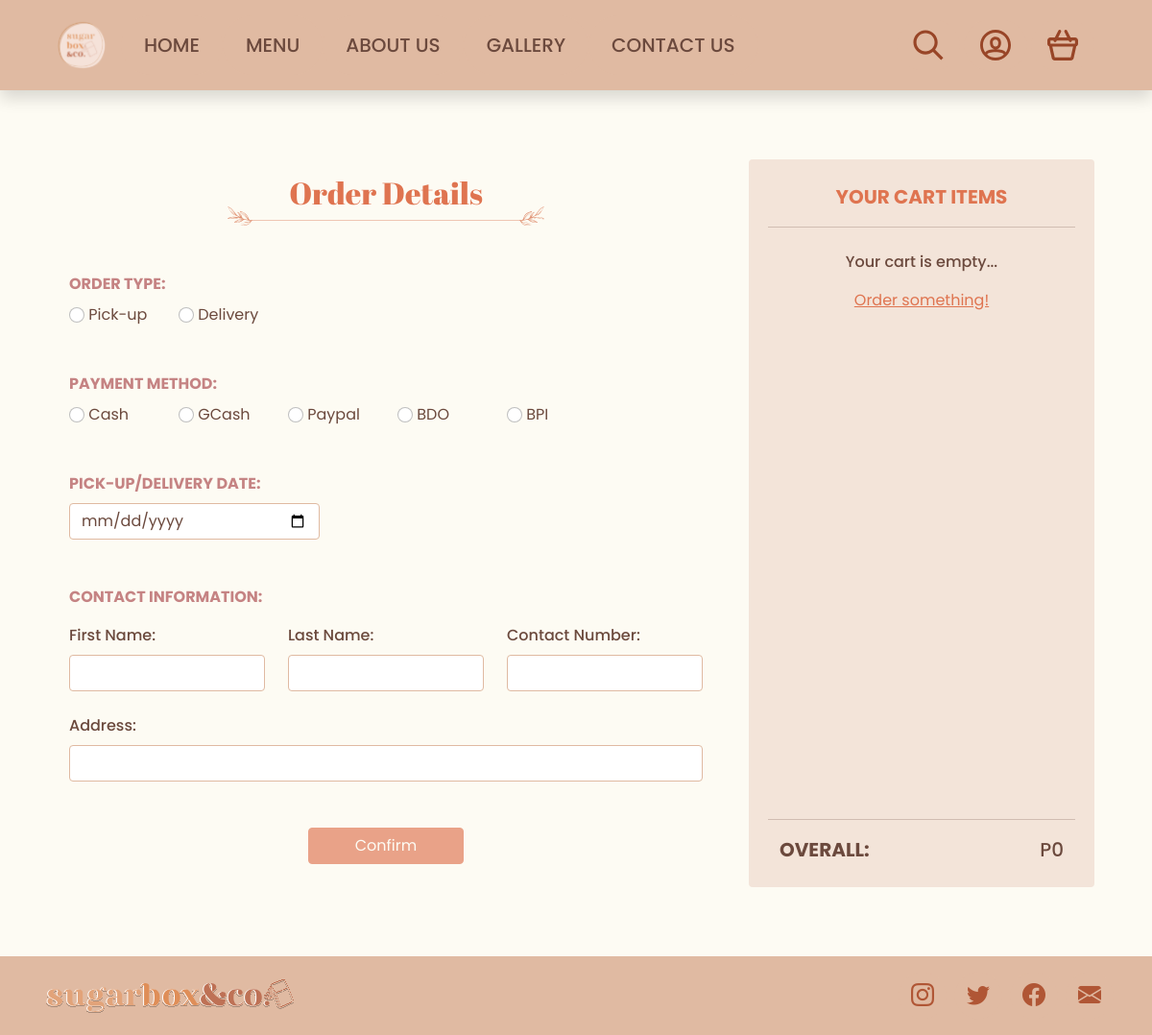
The page /src/checkout.php (signed in) on the database as committed earlier.
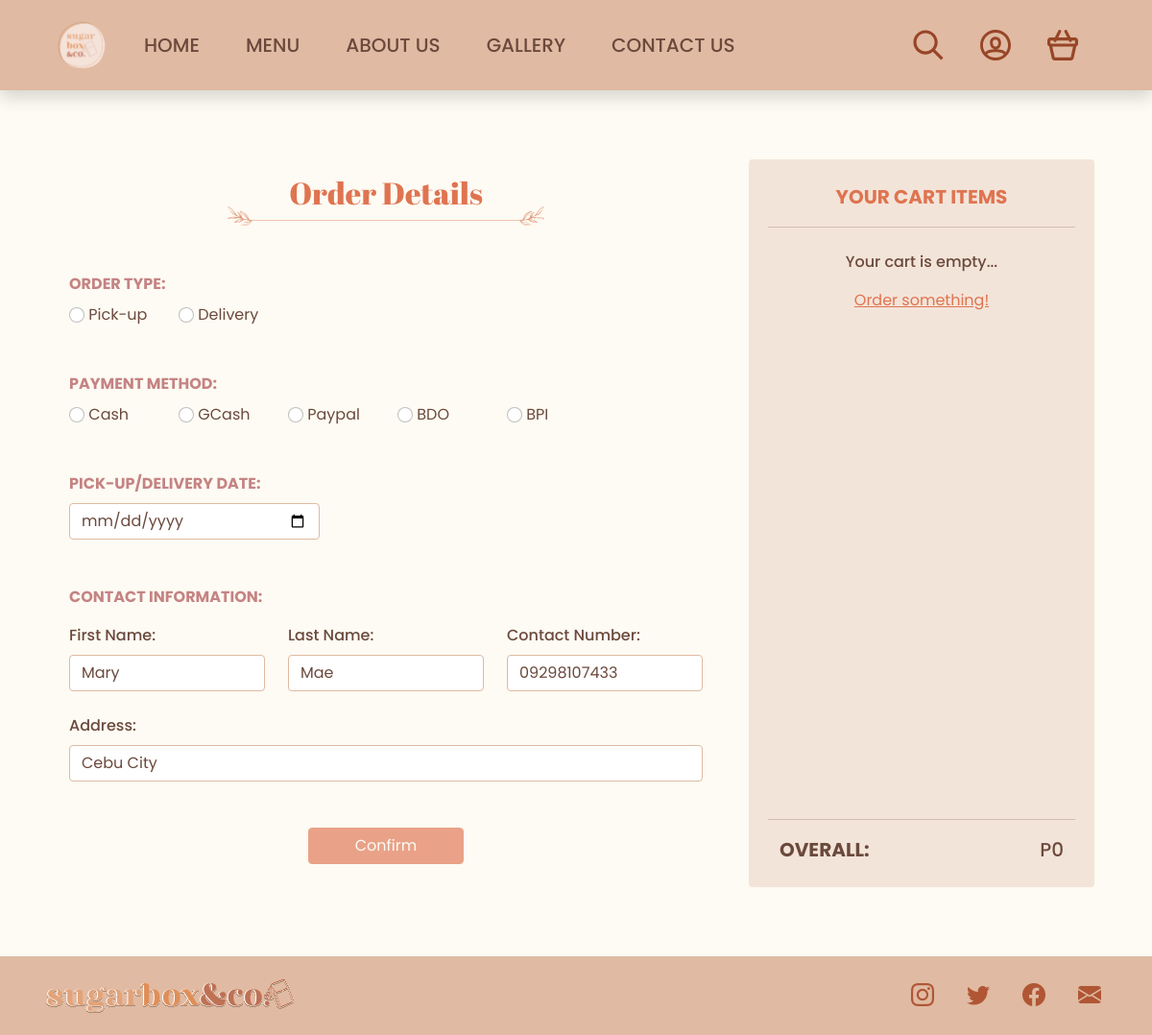
The same page on the database as committed later.
### tables this page shows
CREATE TABLE `customer` (
  `Cust_ID` int(11) NOT NULL,
  `Cust_FName` varchar(40) NOT NULL,
  `Cust_LName` varchar(40) NOT NULL,
  `Cust_ContactNo` varchar(11) NOT NULL,
  `Cust_Address` varchar(40) NOT NULL
);

### src/checkout.php (the view, shortened to what this page needs)
<!DOCTYPE html>
<html lang="en">
<head>
    <?php include '../common/meta.php' ?>
</head>
<body class="bg-light <?php if ($_SESSION['functions']['toggleCart'] == true || $_SESSION['functions']['toggleOptions'] == true || $_SESSION['functions']['toggleSearch'] == true) echo 'overflow-hidden' ?>">
    <?php include '../common/navbar.php' ?>
    <div class="container-fluid px-6 py-6">
        <div class="row">
            <div class="col pe-5 pt-3">
                <h2 class="text-titleColor text-center">Order Details</h2>
                <div class="row-cols-2 text-center mt-n3">
                    <img class="img-fluid" src="../assets/leaves.svg" draggable="false" alt="">
                </div>
                <form id="confirmForm" class="container-fluid px-0 mt-5 pb-4" action="../scripts/database/crud.php<?php if (isset($_GET['type']) && $_GET['type'] == 2) echo '?type=custom' ?>" method="post">
                    <div class="row mb-5">
                        <label class="form-label text-subheading fw-bolder mb-2" for="type">ORDER TYPE:</label>
                        <div class="col-2">
                            <input class="form-check-input" type="radio" name="type" required value="Pick-up">
                            <label class="form-check-label text-content" for="pickup">Pick-up</label>
                        </div>
                        <div class="col-2">
                            <input class="form-check-input" type="radio" name="type" required value="Delivery">
                            <label class="form-check-label text-content" for="delivery">Delivery</label>
                        </div>
                    </div>
                    <div class="row mb-5">
                        <label class="form-label text-subheading fw-bolder mb-2" for="method">PAYMENT METHOD:</label>
                        <div class="col-2">
                            <input class="form-check-input" type="radio" name="method" required value="cash">
                            <label class="form-check-label text-content" for="Cash">Cash</label>
                        </div>
                        <div class="col-2">
                            <input class="form-check-input" type="radio" name="method" required value="gcash">
                            <label class="form-check-label text-content" for="GCash">GCash</label>
                        </div>
                        <div class="col-2">
                            <input class="form-check-input" type="radio" name="method" required value="paypal">
                            <label class="form-check-label text-content" for="Paypal">Paypal</label>
                        </div>
                        <div class="col-2">
                            <input class="form-check-input" type="radio" name="method" required value="bdo">
                            <label class="form-check-label text-content" for="BDO">BDO</label>
                        </div>
                        <div class="col-2">
                            <input class="form-check-input" type="radio" name="method" required value="bpi">
                            <label class="form-check-label text-content" for="BPI">BPI</label>
                        </div>
                    </div>
                    <div class="row mb-5">
                        <div class="col-5">
                            <label class="form-label text-subheading fw-bolder mb-2" for="date">PICK-UP/DELIVERY DATE:</label>
                            <input class="form-control text-content" type="date" name="date" required>
                        </div>
                    </div>
                    <div class="row">
                        <div class="col">
                            <label class="form-label text-subheading fw-bolder mb-3">CONTACT INFORMATION:</label>
                        </div>
                    </div>
                    <div class="row mb-4">
                        <?php $contact = getContact() ?>
                        <div class="col">
                            <label class="form-label text-content fw-bold mb-2" for="fname">First Name:</label>
                            <input class="form-control text-content" type="text" name="fname" required
                                value="<?php if (isset($contact['Cust_FName'])) echo $contact['Cust_FName'] ?>">
                        </div>
                        <div class="col">
                            <label class="form-label text-content fw-bold mb-2" for="lname">Last Name:</label>
                            <input class="form-control text-content" type="text" name="lname" required
                                value="<?php if (isset($contact['Cust_LName'])) echo $contact['Cust_LName'] ?>">
                        </div>
                        <div class="col">
                            <label class="form-label text-content fw-bold mb-2" for="number">Contact Number:</label>
                            <input class="form-control text-content" type="number" name="number" required
                                value="<?php if (isset($contact['Cust_ContactNo'])) echo $contact['Cust_ContactNo'] ?>">
                        </div>
                    </div>
                    <div class="row mb-5">
                        <div class="col">
                            <label class="form-label text-content fw-bold mb-2" for="address">Address:</label>
                            <input class="form-control text-content" type="text" name="address" required
                                value="<?php if (isset($contact['Cust_Address'])) echo $contact['Cust_Address'] ?>">
                        </div>
                    </div>
                    <div class="row mt-5">
                        <div class="col text-center">
                            <input <?php if (!isset($_SESSION['cart']) && (!isset($_GET['type']) || $_GET['type'] == 1)) echo "disabled" ?> class="btn btn-titleColor text-light px-5" name="pushOrder" type="submit" value="Confirm">
                        </div>
                    </div>
                </form>
            </div>
            <div class="col-lg-4 bg-section rounded-2 pt-4 pb-4 px-2">
                <div class="container-fluid d-flex flex-column justify-content-between h-100">
                    <?php if (!isset($_GET['type']) || $_GET['type'] == 1) { ?>
                    <div class="row justify-content-center">
                        <p class="text-center text-titleColor fs-5 fw-bolder">YOUR CART ITEMS</p>
                        <hr class="bg-content">
                        <?php if (!isset($_SESSION['cart'])) { ?>
                            <div class="row text-content m-2">
                                <p class="text-center fw-bold">Your cart is empty...</p>
                                <a class="text-center text-titleColor" href="./menu.php">Order something!</a>
                            </div>
                        <?php } else { ?>
                        <?php $index = -1 ?>
                        <?php foreach ($_SESSION['cart'] as $cartItem) { ?>
                            <?php $cartProduct = getProduct($cartItem['id']); ?>
                            <?php $index++; ?>
                            <div class="row mb-3 bg-section2 p-0">
                                <div class="col-4 ps-0 overflow-hidden d-flex justify-content-center" style="max-height: 150px;">
                                    <img src="../assets/<?php echo $cartProduct[0]['SideProd_Image'] ?>" alt="Product_img">
                                </div>
                                <div class="col d-flex flex-column my-2">
                                    <div class="row">
                                        <div class="col">
                                            <p class="fw-bolder text-subheading"><?php echo $cartProduct[0]['SideProd_Name'] ?></p>
                                        </div>
                                    </div>
                                    <div class="row flex-grow-1">
                                        <div class="col">
                                            <p class="text-content">
                                            <?php foreach ($cartProduct as $details) {
                                                if ($details['Size_Price'] == $cartItem['price'])
                                                    echo $details['Size_Description'] . " - P" . $details['Size_Price'];
                                            } ?>
                                            </p>
                                        </div>
                                    </div>
                                    <div class="row">
                                        <div class="col d-flex align-items-center">
                                            <span class="text-content"><b>TOTAL: &nbsp;</b> P<?php echo $cartItem['price'] * $cartItem['quantity'] ?></span>
                                        </div>
                                        <div class="col-5 d-flex align-items-center">
                                            <span class="text-content"><b>QTY: &nbsp;</b> <?php echo $cartItem['quantity'] ?></span>
                                        </div>
                                    </div>
                                </div>
                            </div>
                        <?php }} ?>
                    </div>
                    <div class="row justify-content-center">
                    <hr class="bg-content">
                        <div class="row p-0">
                            <div class="col d-flex align-items-center">
                                <span class="text-content fs-5 fw-bolder">OVERALL:</span>
                            </div>
                            <div class="col d-flex justify-content-end">
                                <span class="text-content fs-5 fw-bold">
                                <?php
                                    if (!isset($_SESSION['cart'])) {
                                        echo "P0";
                                    } else {
                                        $total = 0;
                                        foreach ($_SESSION['cart'] as $cartItem) {
                                            $total += $cartItem['price'] * $cartItem['quantity'];
                                        }
                                        echo "P" . $total;
                                    }
                                ?>
                                </span>
                            </div>
                        </div>
                    </div>
                    <?php } else if ($_GET['type'] == 2) { ?>
                    <div class="row justify-content-center">
                        <p class="text-center text-titleColor fs-5 fw-bolder">CUSTOM CAKE</p>
                        <hr class="bg-content">
                        <p class="text-content"><b class="text-subheading">FLAVOR: &nbsp;</b>
                            <?php echo $_POST['flavor'] ?>
                        </p>
                        <p class="text-content"><b class="text-subheading">LAYERS: &nbsp;</b>
                            <?php echo $_POST['layers'] ?>
                        </p>
                        <p class="text-content"><b class="text-subheading">SIZE: &nbsp;</b>
                            <?php echo $_POST['size'] ?>
                        </p>
                        <p class="text-content"><b class="text-subheading">NAME: &nbsp;</b>
                            <?php echo $_POST['name'] ?>
                        </p>
                        <p class="text-content"><b class="text-subheading">DESCRIPTION: &nbsp;</b>
                            <?php echo $_POST['description'] ?>
                        </p>
                    </div>
                    <?php } ?>
                </div>
            </div>
        </div>
    </div>
    <?php
        function getContact() {
            $conn = db_connect();
            $accID = $_SESSION["user"]["accID"];
            $query = "SELECT * FROM `customer` WHERE `Cust_ID`='$accID' LIMIT 1";
            $result = mysqli_query($conn, $query);
            $contact = mysqli_fetch_array($result);
            return $contact;
        }
    ?>
    <?php include '../common/footer.php' ?>
</body>
</html>

### common/meta.php (shortened to what this page needs)
<link rel="stylesheet" href="../css/main.min.css">

### common/navbar.php (shortened to what this page needs)
<nav class="px-5 navbar navbar-expand-lg navbar-light bg-primary sticky-top shadow p-3">
    <div class="container-fluid">
        <a href="home.php"><img class="me-3" draggable="false" alt="SugarBox Logo" src="../assets/sblogo-1.svg"></a>
        <div class="collapse navbar-collapse" id="navbarID">
            <div class="d-flex flex-row justify-content-center">
                <ul class="navbar-nav">
                    <li class="nav-item btn-primary btn-lg text-center">
                        <a class="nav-link fw-bold text-content text-nowrap" aria-current="page" href="home.php">HOME</a>
                    </li>
                    <li class="nav-item btn-primary btn-lg text-center">
                        <a class="nav-link fw-bold text-content text-nowrap" aria-current="page" href="menu.php">MENU</a>
                    </li>
                    <li class="nav-item btn-primary btn-lg text-center">
                        <a class="nav-link fw-bold text-content text-nowrap" aria-current="page" href="about-us.php">ABOUT US</a>
                    </li>
                    <li class="nav-item btn-primary btn-lg text-center">
                        <a class="nav-link fw-bold text-content text-nowrap" aria-current="page" href="gallery.php">GALLERY</a>
                    </li>
                    <li class="nav-item btn-primary btn-lg text-center">
                        <a class="nav-link fw-bold text-content text-nowrap" aria-current="page" href="contact-us.php">CONTACT US</a>
                    </li>
                </ul>
            </div>
            <form class="col-auto ms-auto px-0" action="../scripts/functions/navicons.php" method="post">
                <div class="d-flex flex-row-reverse justify-content-center">
                    <button class="btn btn-primary rounded-3 px-0 ms-1" name="navIcon" value="toggleCart" type="submit">
                        <img class="py-1 px-3" draggable="false" src="../assets/iconbasket.svg" alt="Cart_icon">
                    </button>
                    <button class="btn btn-primary rounded-3 px-0 ms-1" name="navIcon" value="toggleOptions" type="submit">
                        <img class="py-1 px-3" draggable="false" src="../assets/iconprofile.svg" alt="Profile_icon">
                    </button>
                    <button class="btn btn-primary rounded-3 px-0 ms-1" name="navIcon" value="toggleSearch" type="submit">
                        <img class="py-1 px-3" draggable="false" src="../assets/iconsearch.svg" alt="Search_icon">
                    </button>
                </div>
            </form>
        </div>
    </div>
</nav>

### common/footer.php (shortened to what this page needs)
<footer class="bg-primary container-fluid px-5 py-3">
    <div class="row justify-content-between align-items-center">
        <div class="col-3">
            <img class="img-fluid" draggable="false" src="../assets/sblogo-2.svg" alt="">
        </div>
        <div class="col container">
            <div class="row justify-content-end">
                <div class="col-auto px-1">
                    <a href="#" class="btn btn-primary rounded-circle"><i class="fs-4 text-icon bi bi-instagram"></i></a>
                </div>
                <div class="col-auto px-1">
                    <a href="#" class="btn btn-primary rounded-circle"><i class="fs-4 text-icon bi bi-twitter"></i></a>
                </div>
                <div class="col-auto px-1">
                    <a href="#" class="btn btn-primary rounded-circle"><i class="fs-4 text-icon bi bi-facebook"></i></a>
                </div>
                <div class="col-auto px-1">
                    <a href="#" class="btn btn-primary rounded-circle"><i class="fs-4 text-icon bi bi-envelope-fill"></i></a>
                </div>
            </div>
        </div>
    </div>
</footer>

Rows that differ between the two databases and show on the page:
added customer: fname "Mary", lname "Mae", number "09298107433", address "Cebu City"
